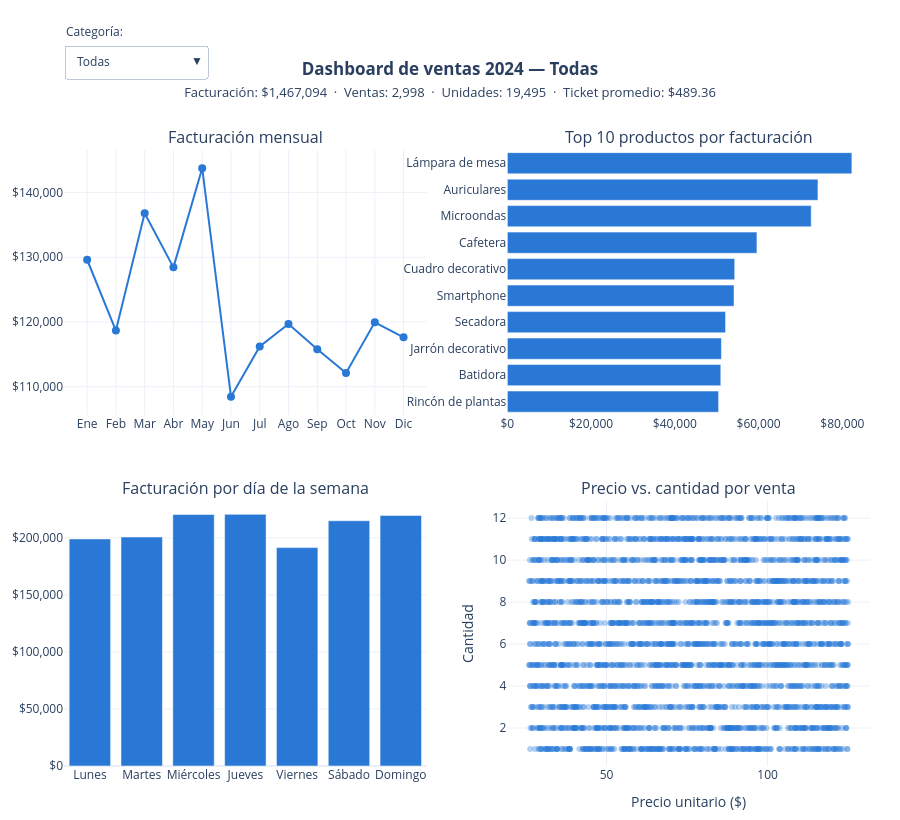

Source (notebook cell):
### Markdown cell above
#### Actividad 3 — Visualización interactiva con Plotly

Se construye un **dashboard interactivo** que combina cuatro visualizaciones. Con el menú desplegable de arriba a la izquierda se puede filtrar por categoría, y todos los gráficos y los indicadores del título se actualizan juntos. Además, cada gráfico permite pasar el mouse para ver los valores exactos, hacer zoom y ocultar series desde la leyenda.

### Code cell
import plotly.graph_objects as go
from plotly.subplots import make_subplots

filtros = ["Todas"] + orden_categorias
color_filtro = {"Todas": color_principal, **colores_categoria}

fig = make_subplots(
    rows=2, cols=2,
    subplot_titles=("Facturación mensual", "Top 10 productos por facturación",
                    "Facturación por día de la semana", "Precio vs. cantidad por venta"),
    vertical_spacing=0.14, horizontal_spacing=0.1,
)

titulos = {}
for filtro in filtros:
    datos = df_ventas if filtro == "Todas" else df_ventas[df_ventas["categoria"] == filtro]
    color = color_filtro[filtro]
    visible = filtro == "Todas"

    # 1. Facturación mensual (línea)
    mensual = datos.groupby(datos["fecha_venta"].dt.month)["monto_venta"].sum()
    fig.add_trace(go.Scatter(
        x=[nombres_meses[m - 1] for m in mensual.index], y=mensual.values, mode="lines+markers",
        line=dict(color=color, width=2), marker=dict(size=8), name=filtro, visible=visible,
        hovertemplate="%{x}: $%{y:,.0f}<extra></extra>"), row=1, col=1)

    # 2. Top 10 productos (barras horizontales)
    top = datos.groupby("producto")["monto_venta"].sum().nlargest(10).sort_values()
    fig.add_trace(go.Bar(
        x=top.values, y=top.index, orientation="h", marker_color=color, name=filtro, visible=visible,
        hovertemplate="%{y}: $%{x:,.0f}<extra></extra>"), row=1, col=2)

    # 3. Facturación por día de la semana (barras)
    dia = datos.groupby(datos["fecha_venta"].dt.dayofweek)["monto_venta"].sum()
    fig.add_trace(go.Bar(
        x=[dias_semana[d] for d in dia.index], y=dia.values, marker_color=color, name=filtro, visible=visible,
        hovertemplate="%{x}: $%{y:,.0f}<extra></extra>"), row=2, col=1)

    # 4. Precio vs. cantidad (dispersión)
    fig.add_trace(go.Scatter(
        x=datos["precio"], y=datos["cantidad"], mode="markers", name=filtro, visible=visible,
        marker=dict(color=color, size=6, opacity=0.35),
        customdata=datos[["producto", "monto_venta"]],
        hovertemplate="%{customdata[0]}<br>Precio: $%{x:.2f}<br>Cantidad: %{y}<br>Monto: $%{customdata[1]:,.2f}<extra></extra>"),
        row=2, col=2)

    # Indicadores que se muestran en el título según el filtro
    titulos[filtro] = (f"<b>Dashboard de ventas 2024 — {filtro}</b><br>"
                       f"<span style='font-size:13px'>Facturación: ${datos['monto_venta'].sum():,.0f}  ·  "
                       f"Ventas: {len(datos):,}  ·  Unidades: {datos['cantidad'].sum():,}  ·  "
                       f"Ticket promedio: ${datos['monto_venta'].mean():,.2f}</span>")

# Menú desplegable: cada opción muestra solo las 4 series de su categoría
trazas_por_filtro = 4
botones = []
for i, filtro in enumerate(filtros):
    visibles = [False] * (len(filtros) * trazas_por_filtro)
    visibles[i * trazas_por_filtro:(i + 1) * trazas_por_filtro] = [True] * trazas_por_filtro
    botones.append(dict(label=filtro, method="update",
                        args=[{"visible": visibles}, {"title.text": titulos[filtro]}]))

fig.update_layout(
    title=dict(text=titulos["Todas"], x=0.5),
    updatemenus=[dict(buttons=botones, direction="down", x=0, xanchor="left", y=1.17, yanchor="top",
                      showactive=True, bgcolor="white")],
    annotations=list(fig.layout.annotations) + [dict(text="Categoría:", x=0, xref="paper", y=1.21,
                                                     yref="paper", showarrow=False, xanchor="left")],
    height=820, showlegend=False, template="plotly_white",
    margin=dict(t=150, l=60, r=30, b=50),
)
fig.update_yaxes(tickprefix="$", tickformat=",.0f", row=1, col=1)
fig.update_xaxes(tickprefix="$", tickformat=",.0f", row=1, col=2)
fig.update_yaxes(tickprefix="$", tickformat=",.0f", row=2, col=1)
fig.update_xaxes(title_text="Precio unitario ($)", row=2, col=2)
fig.update_yaxes(title_text="Cantidad", row=2, col=2)

fig.show()

### Figure 1 — Plotly figure (JSON) as saved in the notebook; plotly's stock layout.template omitted (floating-point values rounded to 4 significant figures; data arrays with more than 128 entries replaced by an {"elided": "..."} marker saying what was removed)
{"data": [{"hovertemplate": "%{x}: $%{y:,.0f}<extra></extra>", "line": {"color": "#2a78d6", "width": 2}, "marker": {"size": 8}, "mode": "lines+markers", "name": "Todas", "type": "scatter", "visible": true, "x": ["Ene", "Feb", "Mar", "Abr", "May", "Jun", "Jul", "Ago", "Sep", "Oct", "Nov", "Dic"], "xaxis": "x", "y": [129600.0, 118700.0, 136800.0, 128400.0, 143700.0, 108500.0, 116200.0, 119700.0, 115800.0, 112100.0, 120000.0, 117600.0], "yaxis": "y"}, {"hovertemplate": "%{y}: $%{x:,.0f}<extra></extra>", "marker": {"color": "#2a78d6"}, "name": "Todas", "orientation": "h", "type": "bar", "visible": true, "x": [50460.0, 50980.0, 51130.0, 52120.0, 54130.0, 54300.0, 59610.0, 72560.0, 74180.0, 82280.0], "xaxis": "x2", "y": ["Rincón de plantas", "Batidora", "Jarrón decorativo", "Secadora", "Smartphone", "Cuadro decorativo", "Cafetera", "Microondas", "Auriculares", "Lámpara de mesa"], "yaxis": "y2"}, {"hovertemplate": "%{x}: $%{y:,.0f}<extra></extra>", "marker": {"color": "#2a78d6"}, "name": "Todas", "type": "bar", "visible": true, "x": ["Lunes", "Martes", "Miércoles", "Jueves", "Viernes", "Sábado", "Domingo"], "xaxis": "x3", "y": [199100.0, 200700.0, 220500.0, 220600.0, 191500.0, 215000.0, 219700.0], "yaxis": "y3"}, {"customdata": {"elided": "2998x2 mixed values"}, "hovertemplate": "%{customdata[0]}<br>Precio: $%{x:.2f}<br>Cantidad: %{y}<br>Monto: $%{customdata[1]:,.2f}<extra></extra>", "marker": {"color": "#2a78d6", "opacity": 0.35, "size": 6}, "mode": "markers", "name": "Todas", "type": "scatter", "visible": true, "x": {"elided": "2998 float values"}, "xaxis": "x4", "y": {"elided": "2998 int values"}, "yaxis": "y4"}, {"hovertemplate": "%{x}: $%{y:,.0f}<extra></extra>", "line": {"color": "#2a78d6", "width": 2}, "marker": {"size": 8}, "mode": "lines+markers", "name": "Decoración", "type": "scatter", "visible": false, "x": ["Ene", "Feb", "Mar", "Abr", "May", "Jun", "Jul", "Ago", "Sep", "Oct", "Nov", "Dic"], "xaxis": "x", "y": [47330.0, 44910.0, 42800.0, 42360.0, 46200.0, 35000.0, 34290.0, 35520.0, 36130.0, 34280.0, 43120.0, 37290.0], "yaxis": "y"}, {"hovertemplate": "%{y}: $%{x:,.0f}<extra></extra>", "marker": {"color": "#2a78d6"}, "name": "Decoración", "orientation": "h", "type": "bar", "visible": false, "x": [11130.0, 44770.0, 44870.0, 45410.0, 46780.0, 48090.0, 50460.0, 51130.0, 54300.0, 82280.0], "xaxis": "x2", "y": ["Candelabro", "Alfombra", "Cortinas", "Elementos de cerámica", "Espejo decorativo", "Adorno de pared", "Rincón de plantas", "Jarrón decorativo", "Cuadro decorativo", "Lámpara de mesa"], "yaxis": "y2"}, {"hovertemplate": "%{x}: $%{y:,.0f}<extra></extra>", "marker": {"color": "#2a78d6"}, "name": "Decoración", "type": "bar", "visible": false, "x": ["Lunes", "Martes", "Miércoles", "Jueves", "Viernes", "Sábado", "Domingo"], "xaxis": "x3", "y": [76350.0, 61930.0, 69760.0, 71650.0, 55250.0, 70830.0, 73460.0], "yaxis": "y3"}, {"customdata": {"elided": "1000x2 mixed values"}, "hovertemplate": "%{customdata[0]}<br>Precio: $%{x:.2f}<br>Cantidad: %{y}<br>Monto: $%{customdata[1]:,.2f}<extra></extra>", "marker": {"color": "#2a78d6", "opacity": 0.35, "size": 6}, "mode": "markers", "name": "Decoración", "type": "scatter", "visible": false, "x": {"elided": "1000 float values"}, "xaxis": "x4", "y": {"elided": "1000 int values"}, "yaxis": "y4"}, {"hovertemplate": "%{x}: $%{y:,.0f}<extra></extra>", "line": {"color": "#eb6834", "width": 2}, "marker": {"size": 8}, "mode": "lines+markers", "name": "Electrodomésticos", "type": "scatter", "visible": false, "x": ["Ene", "Feb", "Mar", "Abr", "May", "Jun", "Jul", "Ago", "Sep", "Oct", "Nov", "Dic"], "xaxis": "x", "y": [40500.0, 34960.0, 44520.0, 47050.0, 55740.0, 36420.0, 41420.0, 41980.0, 39860.0, 36940.0, 42130.0, 43760.0], "yaxis": "y"}, {"hovertemplate": "%{y}: $%{x:,.0f}<extra></extra>", "marker": {"color": "#eb6834"}, "name": "Electrodomésticos", "orientation": "h", "type": "bar", "visible": false, "x": [25740.0, 45200.0, 48950.0, 49910.0, 50090.0, 50160.0, 50980.0, 52120.0, 59610.0, 72560.0], "xaxis": "x2", "y": ["Heladera", "Plancha de vapor", "Lavadora", "Horno eléctrico", "Aspiradora", "Freidora eléctrica", "Batidora", "Secadora", "Cafetera", "Microondas"], "yaxis": "y2"}, {"hovertemplate": "%{x}: $%{y:,.0f}<extra></extra>", "marker": {"color": "#eb6834"}, "name": "Electrodomésticos", "type": "bar", "visible": false, "x": ["Lunes", "Martes", "Miércoles", "Jueves", "Viernes", "Sábado", "Domingo"], "xaxis": "x3", "y": [62060.0, 72860.0, 82100.0, 70990.0, 63000.0, 68000.0, 86290.0], "yaxis": "y3"}, {"customdata": {"elided": "1000x2 mixed values"}, "hovertemplate": "%{customdata[0]}<br>Precio: $%{x:.2f}<br>Cantidad: %{y}<br>Monto: $%{customdata[1]:,.2f}<extra></extra>", "marker": {"color": "#eb6834", "opacity": 0.35, "size": 6}, "mode": "markers", "name": "Electrodomésticos", "type": "scatter", "visible": false, "x": {"elided": "1000 float values"}, "xaxis": "x4", "y": {"elided": "1000 int values"}, "yaxis": "y4"}, {"hovertemplate": "%{x}: $%{y:,.0f}<extra></extra>", "line": {"color": "#1baf7a", "width": 2}, "marker": {"size": 8}, "mode": "lines+markers", "name": "Electrónica", "type": "scatter", "visible": false, "x": ["Ene", "Feb", "Mar", "Abr", "May", "Jun", "Jul", "Ago", "Sep", "Oct", "Nov", "Dic"], "xaxis": "x", "y": [41770.0, 38800.0, 49460.0, 39020.0, 41790.0, 37060.0, 40520.0, 42180.0, 39790.0, 40900.0, 34710.0, 36580.0], "yaxis": "y"}, {"hovertemplate": "%{y}: $%{x:,.0f}<extra></extra>", "marker": {"color": "#1baf7a"}, "name": "Electrónica", "orientation": "h", "type": "bar", "visible": false, "x": [25860.0, 45220.0, 46170.0, 46180.0, 47040.0, 47780.0, 47840.0, 48190.0, 54130.0, 74180.0], "xaxis": "x2", "y": ["Tablet", "Cámara digital", "Consola de videojuegos", "Laptop", "Televisor", "Parlantes Bluetooth", "SmartWatch", "Proyector", "Smartphone", "Auriculares"], "yaxis": "y2"}, {"hovertemplate": "%{x}: $%{y:,.0f}<extra></extra>", "marker": {"color": "#1baf7a"}, "name": "Electrónica", "type": "bar", "visible": false, "x": ["Lunes", "Martes", "Miércoles", "Jueves", "Viernes", "Sábado", "Domingo"], "xaxis": "x3", "y": [60650.0, 65950.0, 68630.0, 77970.0, 73220.0, 76190.0, 59970.0], "yaxis": "y3"}, {"customdata": {"elided": "998x2 mixed values"}, "hovertemplate": "%{customdata[0]}<br>Precio: $%{x:.2f}<br>Cantidad: %{y}<br>Monto: $%{customdata[1]:,.2f}<extra></extra>", "marker": {"color": "#1baf7a", "opacity": 0.35, "size": 6}, "mode": "markers", "name": "Electrónica", "type": "scatter", "visible": false, "x": {"elided": "998 float values"}, "xaxis": "x4", "y": {"elided": "998 int values"}, "yaxis": "y4"}], "layout": {"annotations": [{"font": {"size": 16}, "showarrow": false, "text": "Facturación mensual", "x": 0.225, "xanchor": "center", "xref": "paper", "y": 1, "yanchor": "bottom", "yref": "paper"}, {"font": {"size": 16}, "showarrow": false, "text": "Top 10 productos por facturación", "x": 0.775, "xanchor": "center", "xref": "paper", "y": 1, "yanchor": "bottom", "yref": "paper"}, {"font": {"size": 16}, "showarrow": false, "text": "Facturación por día de la semana", "x": 0.225, "xanchor": "center", "xref": "paper", "y": 0.43, "yanchor": "bottom", "yref": "paper"}, {"font": {"size": 16}, "showarrow": false, "text": "Precio vs. cantidad por venta", "x": 0.775, "xanchor": "center", "xref": "paper", "y": 0.43, "yanchor": "bottom", "yref": "paper"}, {"showarrow": false, "text": "Categoría:", "x": 0, "xanchor": "left", "xref": "paper", "y": 1.21, "yref": "paper"}], "height": 820, "margin": {"b": 50, "l": 60, "r": 30, "t": 150}, "showlegend": false, "title": {"text": "<b>Dashboard de ventas 2024 — Todas</b><br><span style='font-size:13px'>Facturación: $1,467,094  ·  Ventas: 2,998  ·  Unidades: 19,495  ·  Ticket promedio: $489.36</span>", "x": 0.5}, "updatemenus": [{"bgcolor": "white", "buttons": [{"args": [{"visible": [true, true, true, true, false, false, false, false, false, false, false, false, false, false, false, false]}, {"title.text": "<b>Dashboard de ventas 2024 — Todas</b><br><span style='font-size:13px'>Facturación: $1,467,094  ·  Ventas: 2,998  ·  Unidades: 19,495  ·  Ticket promedio: $489.36</span>"}], "label": "Todas", "method": "update"}, {"args": [{"visible": [false, false, false, false, true, true, true, true, false, false, false, false, false, false, false, false]}, {"title.text": "<b>Dashboard de ventas 2024 — Decoración</b><br><span style='font-size:13px'>Facturación: $479,216  ·  Ventas: 1,000  ·  Unidades: 6,490  ·  Ticket promedio: $479.22</span>"}], "label": "Decoración", "method": "update"}, {"args": [{"visible": [false, false, false, false, false, false, false, false, true, true, true, true, false, false, false, false]}, {"title.text": "<b>Dashboard de ventas 2024 — Electrodomésticos</b><br><span style='font-size:13px'>Facturación: $505,300  ·  Ventas: 1,000  ·  Unidades: 6,592  ·  Ticket promedio: $505.30</span>"}], "label": "Electrodomésticos", "method": "update"}, {"args": [{"visible": [false, false, false, false, false, false, false, false, false, false, false, false, true, true, true, true]}, {"title.text": "<b>Dashboard de ventas 2024 — Electrónica</b><br><span style='font-size:13px'>Facturación: $482,578  ·  Ventas: 998  ·  Unidades: 6,413  ·  Ticket promedio: $483.54</span>"}], "label": "Electrónica", "method": "update"}], "direction": "down", "showactive": true, "x": 0, "xanchor": "left", "y": 1.17, "yanchor": "top"}], "xaxis": {"anchor": "y", "domain": [0, 0.45]}, "xaxis2": {"anchor": "y2", "domain": [0.55, 1], "tickformat": ",.0f", "tickprefix": "$"}, "xaxis3": {"anchor": "y3", "domain": [0, 0.45]}, "xaxis4": {"anchor": "y4", "domain": [0.55, 1], "title": {"text": "Precio unitario ($)"}}, "yaxis": {"anchor": "x", "domain": [0.57, 1], "tickformat": ",.0f", "tickprefix": "$"}, "yaxis2": {"anchor": "x2", "domain": [0.57, 1]}, "yaxis3": {"anchor": "x3", "domain": [0, 0.43], "tickformat": ",.0f", "tickprefix": "$"}, "yaxis4": {"anchor": "x4", "domain": [0, 0.43], "title": {"text": "Cantidad"}}}}
